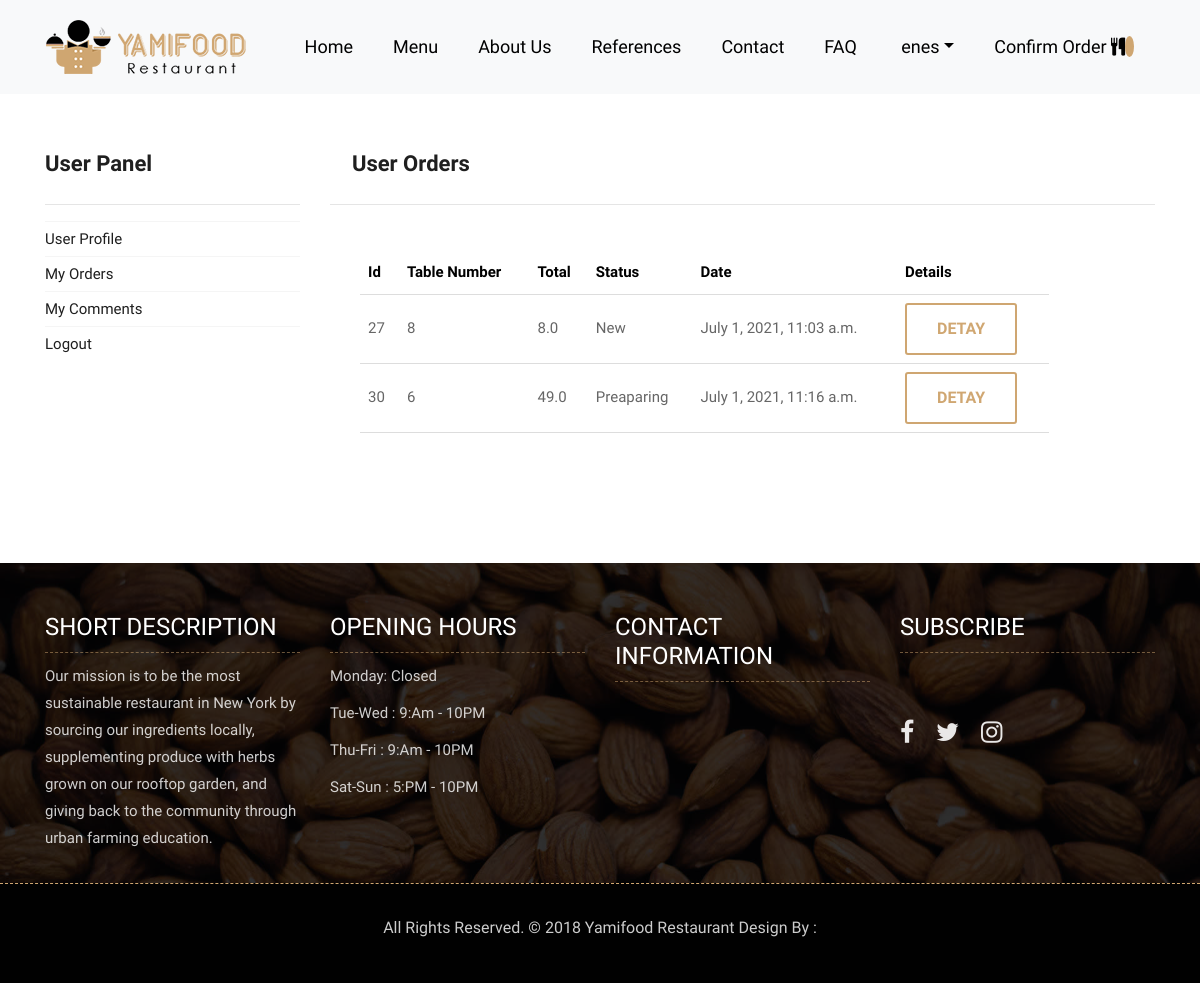
/user/orders/ (signed in), run on an earlier commit of the app's database.
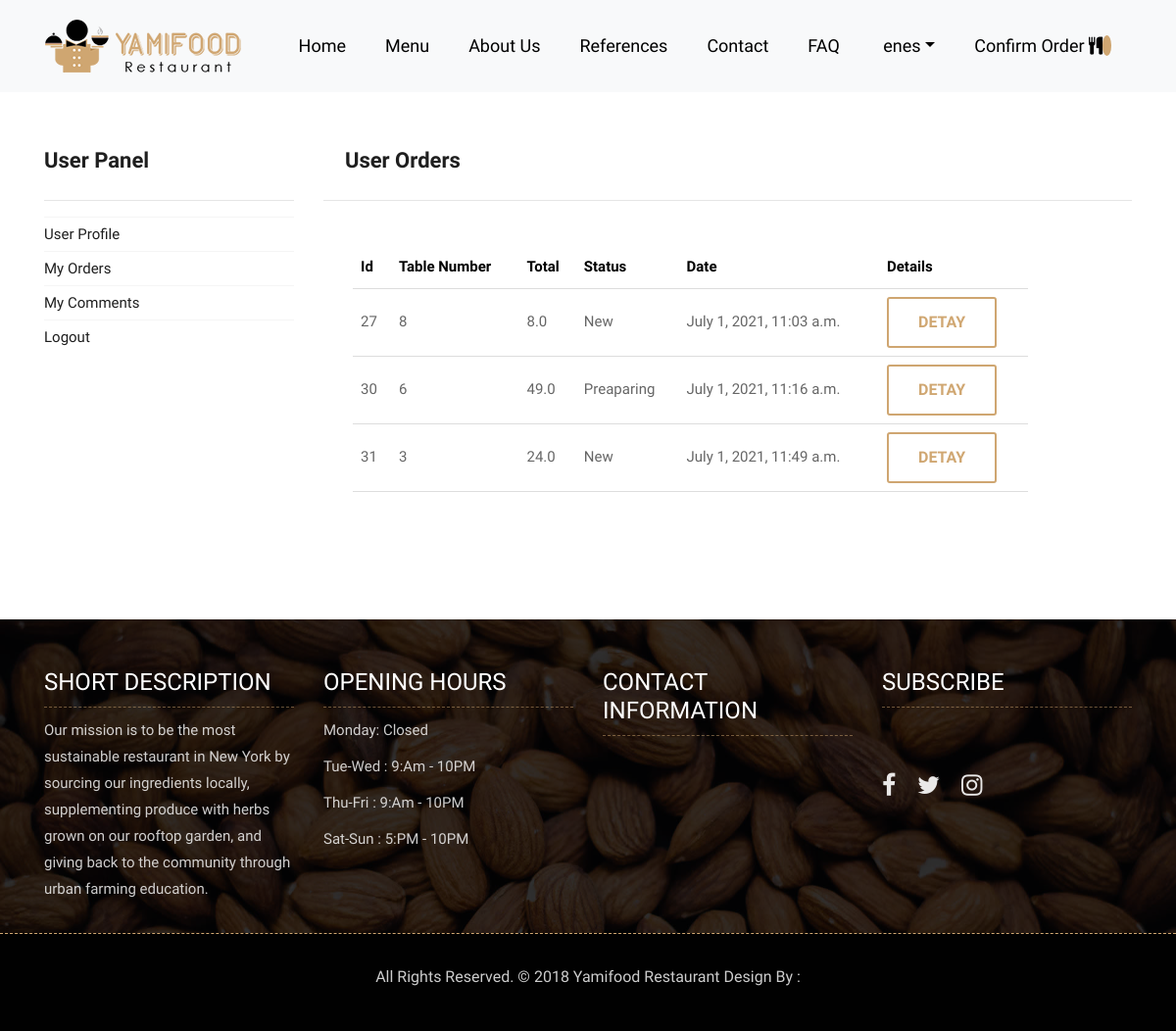
And on a later commit of the database.
### order/models.py (models this page shows, shortened)
class Order(models.Model):
    STATUS= (
        ('New', 'New'),
        ('Accepted', 'Accepted'),
        ('Preaparing', 'Preaparing'),
        ('OnTable', 'OnTable'),
        ('Canceled', 'Canceled'),
    )
    user = models.ForeignKey(User, on_delete=models.SET_NULL, null=True)
    code = models.CharField(max_length=5)
    tableno = models.CharField(max_length=20, blank=True)
    total = models.CharField(max_length=15, blank=True)
    status = models.CharField(max_length=15, default='New', choices=STATUS)
    ip = models.CharField(max_length=20, blank=True)
    adminnote = models.CharField(max_length=100, blank=True)
    create_at = models.DateTimeField(auto_now_add=True)
    update_at = models.DateTimeField(auto_now=True)

### user/views.py (the view)
# urls.py: path('orders/', views.orders, name='orders'),
@login_required(login_url='/login')
def orders(request):
    category = Category.objects.all()
    current_user = request.user
    orders = Order.objects.filter(user_id= current_user.id)
    context = {
        'category': category,
        'orders': orders,
    }
    return render(request, 'user_orders.html', context)

### user/templates/user_orders.html (shortened to what this page needs)
{% extends "homebase.html" %}
{% load static %}
{% block content %}
    <br><br><br>
	<div class="about-section-box">
		<div class="container">
			<div class="row">
                <div class="col-xl-3 col-lg-3 col-md-6 col-sm-8 col-12 blog-sidebar">
					{% include "user_panel.html" %}
				</div>
                <div class="col-xl-9 col-lg-9 col-12">
                    <h2 style="font-weight: bold">&nbsp;&nbsp;&nbsp; User Orders</h2>
                    <hr>
					<div class="blog-inner-details-page">
						<div class="blog-inner-box">
							<div class="inner-blog-detail details-page">
								<table style="width: 90%">
                                    <tr>
                                        <th style="color: black;padding: 8px;border-bottom: 1px solid #ddd;" class="text-left">Id</th>
                                        <th style="color: black;padding: 8px;border-bottom: 1px solid #ddd;" class="text-left">Table Number</th>
                                        <th style="color: black;padding: 8px;border-bottom: 1px solid #ddd;" class="text-left">Total</th>
                                        <th style="color: black;padding: 8px;border-bottom: 1px solid #ddd;" class="text-left">Status</th>
                                        <th style="color: black;padding: 8px;border-bottom: 1px solid #ddd;" class="text-left">Date</th>
                                        <th style="color: black;padding: 8px;border-bottom: 1px solid #ddd;" class="text-left">Details</th>
                                    </tr>
                                    {% for rs in orders %}
                                    <tr>
                                        <td style="padding: 8px;border-bottom: 1px solid #ddd;" class="thumb">{{ rs.id }}</td>
                                        <td style="padding: 8px;border-bottom: 1px solid #ddd;" class="thumb">{{ rs.tableno }}</td>
                                        <td style="padding: 8px;border-bottom: 1px solid #ddd;" class="thumb">{{ rs.total }}</td>
                                        <td style="padding: 8px;border-bottom: 1px solid #ddd;" class="thumb">{{ rs.status }}</td>
                                        <td style="padding: 8px;border-bottom: 1px solid #ddd;" class="thumb">{{ rs.create_at }}</td>
                                        <td style="padding: 8px;border-bottom: 1px solid #ddd;" class="thumb"><a class="btn btn-common" href="/user/orderdetail/{{ rs.id }}"> Detay</a></td>
                                    </tr>
                                    {% endfor %}
                                </table>
							</div>
						</div>
					</div>
				</div>
			</div>
		</div>
	</div>
{% endblock %}

What changed in the data, as far as the page shows it:
added Order: id "31", tableno "3", total "24.0", status "New", create_at "July 1, 2021, 11:49 a.m."
